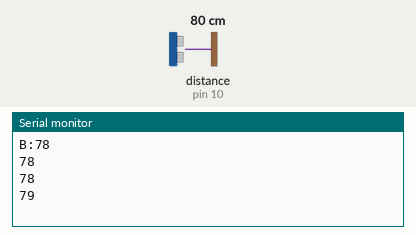
This sketch was run on a simulated Arduino Uno, built with avr-gcc and run on an emulated ATmega328P. On the bench: the last lines printed to the serial monitor. Wiring (inferred from the names in the program): ultrasonic range finder: trigger pin 9; echo pin 10. The inputs (shaded band) are chosen by the test bench; at power-on: distance to the obstacle (sensor on pin 10) 80 cm. The echo pulse lasts 58.3 µs per cm.

Above: at 2.2 s.
2.3 s: distance to the obstacle (sensor on pin 10) set to 2 cm
At 3.0 s:
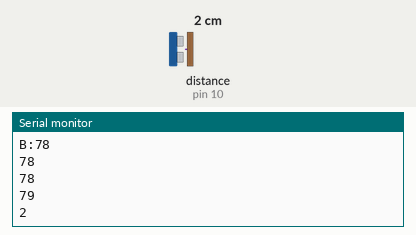
3.8 s: distance to the obstacle (sensor on pin 10) set to 4 cm
At 4.5 s:
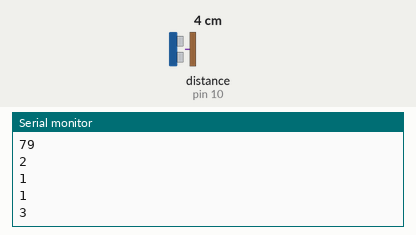
Timing chart, 0 to 6.8 s (numbered marks = the images above; inputs shaded):
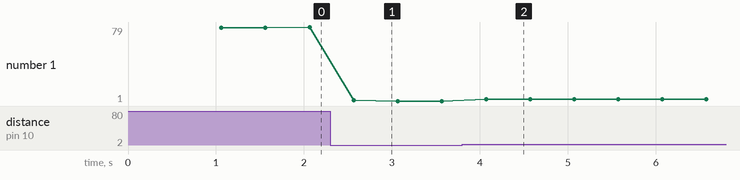

The sketch:

sketch_jul27a.ino
```cpp
#define TRIG 9
#define ECHO 10

long duration;
int distance;
int baseline = 0;
bool calibrated = false;

int readDistance() {
  digitalWrite(TRIG, LOW);
  delayMicroseconds(2);
  digitalWrite(TRIG, HIGH);
  delayMicroseconds(10);
  digitalWrite(TRIG, LOW);
  duration = pulseIn(ECHO, HIGH, 30000UL);
  return (duration > 0) ? duration * 0.034 / 2 : 0;
}

void calibrateBaseline() {
  long sum = 0;
  for (int i = 0; i < 10; i++) {
    sum += readDistance();
    delay(100);
  }
  baseline = sum / 10;
  calibrated = true;
  Serial.print("B:"); Serial.println(baseline); // baseline للباك
}

void setup() {
  pinMode(TRIG, OUTPUT);
  pinMode(ECHO, INPUT);
  Serial.begin(9600);
  calibrateBaseline();
}

void loop() {
  distance = readDistance();
  Serial.println(distance); // إرسال المسافة
  delay(500);
}
```

Measured:
- after the input at 2.3 s, the serial monitor: prints a new line after 0.27 s (image 1)
- after the input at 3.8 s, the serial monitor: prints a new line after 0.27 s (image 2)
- plotted number 1: 79 → 1 after the input at 2.3 s, 1 → 3 after the input at 3.8 s
